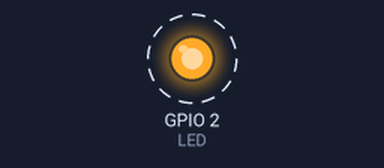
Simulated run of this program. Board: ESP32. Parts: output pins drawn as LEDs (lit = HIGH). Dashed ring = blinking. What the program prints to the serial monitor is not drawn.

Above: at 0.1 s.
Timing chart, 0 to 3.0 s (numbered marks = the images above):
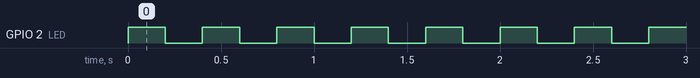

The program:

main.cpp
```cpp
/**************************************
* Exemplos para deletar tasks
* Esse exemplo exibe como deletar tasks no FreeRTOS
* Por: Flávio Sanches
* Data: 01/2026
***************************************/
/*Biblioteca do Arduino*/
#include <Arduino.h>
/*Biblioteca do FreeRTOS*/
#include <freertos/FreeRTOS.h>
#include <freertos/task.h>

/*mapeamento de pinos*/
#define LED 2

/*Variaveis para armazenamento do handle das tasks*/
TaskHandle_t task1Handle = NULL;
TaskHandle_t task2Handle = NULL;

/*protótipos das Task*/

void vTask1( void * pvParameters );
void vTask2( void * pvParameters );

void setup() {
    Serial.begin(9600);
    pinMode(LED, OUTPUT);

    xTaskCreate(vTask1, "TASK1", configMINIMAL_STACK_SIZE, NULL, 1, &task1Handle);
    xTaskCreate(vTask2, "TASK2", configMINIMAL_STACK_SIZE+1024, NULL, 2, &task2Handle);
}


void loop() {
  vTaskDelay(3000);
}

void vTask1( void * pvParameters ){
    pinMode(LED, OUTPUT);
    while(1){
        digitalWrite(LED, !digitalRead(LED)); // Inverte o estado do LED
        vTaskDelay(pdMS_TO_TICKS(200)); // Aguarda 200 ms;

    }
}

void vTask2( void * pvParameters ){
  int cont = 0;
    while(1){
        Serial.println("TASK 2: "+String(cont++));
        if(cont >= 10){
            if(task1Handle != NULL){
                Serial.println("Deletando Task 1");
                vTaskDelete(task1Handle);
                digitalWrite(LED, LOW);
                task1Handle = NULL;
            }
        }
        if(cont >= 15){
            Serial.println("deletando Task 2");
            vTaskDelete(NULL);
        }
        vTaskDelay(pdMS_TO_TICKS(1000)); // Aguarda 1000 ms;
    }
}
```

Measured:
- by itself, GPIO 2 (LED): alternates HIGH for 0.20 s and LOW for 0.20 s, 46 changes in all, then stays LOW
